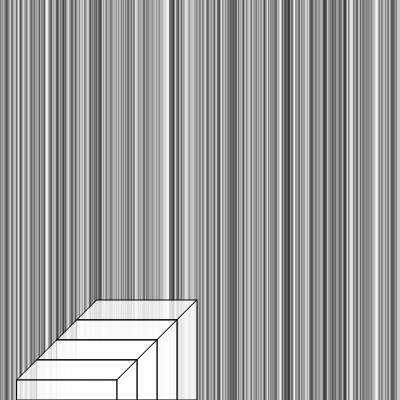
Frame 1 (no input)
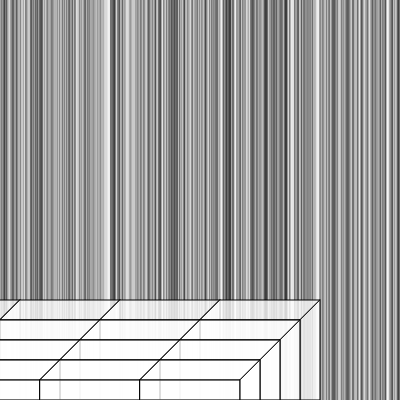
Frame 60 (no input)
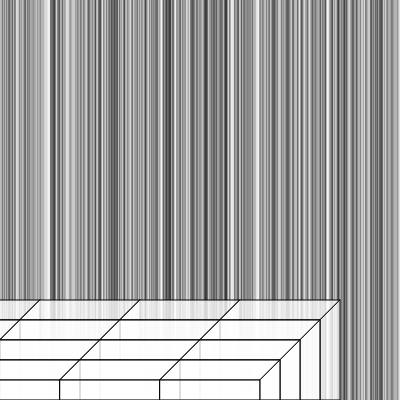
Frame 120 (the mouse pressed at the canvas centre since frame 60)

The p5.js sketch that drew these frames (run headless with seeded random() and noise() and a simulated clock; from frame 60 on, the mouse is pressed at the canvas centre):

// p5.js sketch
// ── sketch.js
let bGLine = [];
let bGOffSet = 0;
let offSet = 20;
let blockArray = [];
let rows = 4;

function setup() {
  createCanvas(400, 400);
  for (let i = 0; i < width; i++) {
    bGLine[i] = color(random(255));
  }

  for (let i = 0; i < rows; i++) {
    blockArray[i] = [];
    blockArray[i][0] = new block(100, 300, i);
  }
}

function draw() {
  background(220);
  backgroundUpdate();
  for (let row of blockArray) {
    for (let block of row) {
      block.update();
      block.display();
    }
  }

  let lastBlock = blockArray[0][blockArray[0].length - 1];
  if (lastBlock.x + lastBlock.bLength < 300) {
    newBlock(lastBlock);
  }
  let firstBlock = blockArray[0][0];
  if (firstBlock.x + firstBlock.bLength < 0) {
    for(let i=0;i<rows;i++) {
      blockArray[i].splice(0, 1);
    }
  }
}

function newBlock(lB) {
  let currentHeight = lB.y;
  if (currentHeight == 400) {
    currentHeight = random(150, 300);
  } else if (random() < 0.2) {
    currentHeight = 400;
  }
  for (let i = 0; i < rows; i++) {
    blockArray[i].push(new block(lB.x + lB.bLength, currentHeight, i));
  }
}

class block {
  constructor(x, y, row) {
    this.bLength = 100;
    this.rowWidth = 20;
    this.row = row;
    this.x = x;
    this.y = y;
    this.bx = this.x - row * this.rowWidth;
    this.by = this.y + row * this.rowWidth;
    
    this.speed=3;
  }

  update() {
    this.bx -= this.speed;
    this.x -= this.speed;
  }

  display() {
    stroke(0);
    strokeWeight(1);
    fill(255, 200);
    quad(this.bx, this.by, this.bx + this.bLength, this.by, this.bx + this.bLength - this.rowWidth, this.by + this.rowWidth, this.bx - this.rowWidth, this.by + this.rowWidth);
    quad(this.bx - this.rowWidth, this.by + this.rowWidth, this.bx - this.rowWidth + this.bLength, this.by + this.rowWidth, this.bx - this.rowWidth + this.bLength, height, this.bx - this.rowWidth, height);
    quad(this.bx + this.bLength, this.by, this.bx + this.bLength, height, this.bx + this.bLength - this.rowWidth, height, this.bx + this.bLength - this.rowWidth, this.by + this.rowWidth);
  }
}

function backgroundUpdate() {
  for (let i = 0; i < width; i++) {
    stroke(bGLine[(i + bGOffSet) % width]);
    line(i, 0, i, height);
  }
  bGOffSet++;
}
